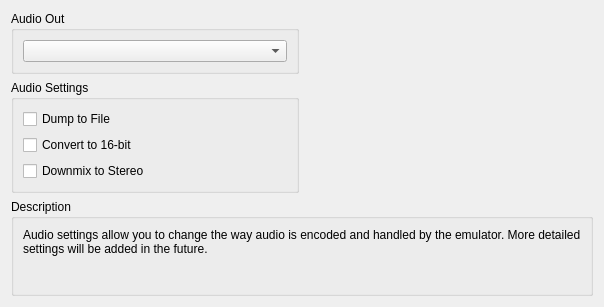
     <widget class="QWidget" name="audioTab">
      <attribute name="title">
       <string>Audio</string>
      </attribute>
      <layout class="QVBoxLayout" name="verticalLayout_26">
       <item>
        <layout class="QHBoxLayout" name="horizontalLayout_9">
         <item>
          <layout class="QVBoxLayout" name="verticalLayout_25">
           <item>
            <widget class="QGroupBox" name="groupBox_30">
             <property name="title">
              <string>Audio Out</string>
             </property>
             <layout class="QVBoxLayout" name="verticalLayout_24">
              <item>
               <widget class="QComboBox" name="audioOutBox"/>
              </item>
             </layout>
            </widget>
           </item>
           <item>
            <widget class="QGroupBox" name="groupBox_49">
             <property name="title">
              <string>Audio Settings</string>
             </property>
             <layout class="QVBoxLayout" name="verticalLayout_23">
              <item>
               <widget class="QCheckBox" name="audioDump">
                <property name="text">
                 <string>Dump to File</string>
                </property>
               </widget>
              </item>
              <item>
               <widget class="QCheckBox" name="convert">
                <property name="text">
                 <string>Convert to 16-bit</string>
                </property>
               </widget>
              </item>
              <item>
               <widget class="QCheckBox" name="downmix">
                <property name="text">
                 <string>Downmix to Stereo</string>
                </property>
                <property name="checked">
                 <bool>false</bool>
                </property>
               </widget>
              </item>
             </layout>
            </widget>
           </item>
          </layout>
         </item>
         <item>
          <widget class="QWidget" name="widget_2" native="true"/>
         </item>
        </layout>
       </item>
       <item>
        <spacer name="verticalSpacer_6">
         <property name="orientation">
          <enum>Qt::Vertical</enum>
         </property>
         <property name="sizeType">
          <enum>QSizePolicy::MinimumExpanding</enum>
         </property>
         <property name="sizeHint" stdset="0">
          <size>
           <width>0</width>
           <height>0</height>
          </size>
         </property>
        </spacer>
       </item>
       <item>
        <widget class="QGroupBox" name="groupBox_50">
         <property name="title">
          <string>Description</string>
         </property>
         <layout class="QVBoxLayout" name="verticalLayout_20">
          <item>
           <widget class="QLabel" name="label_4">
            <property name="text">
             <string>Audio settings allow you to change the way audio is encoded and handled by the emulator. More detailed settings will be added in the future.

</string>
            </property>
            <property name="textFormat">
             <enum>Qt::PlainText</enum>
            </property>
            <property name="alignment">
             <set>Qt::AlignLeading|Qt::AlignLeft|Qt::AlignTop</set>
            </property>
            <property name="wordWrap">
             <bool>true</bool>
            </property>
           </widget>
          </item>
         </layout>
        </widget>
       </item>
      </layout>
     </widget>
